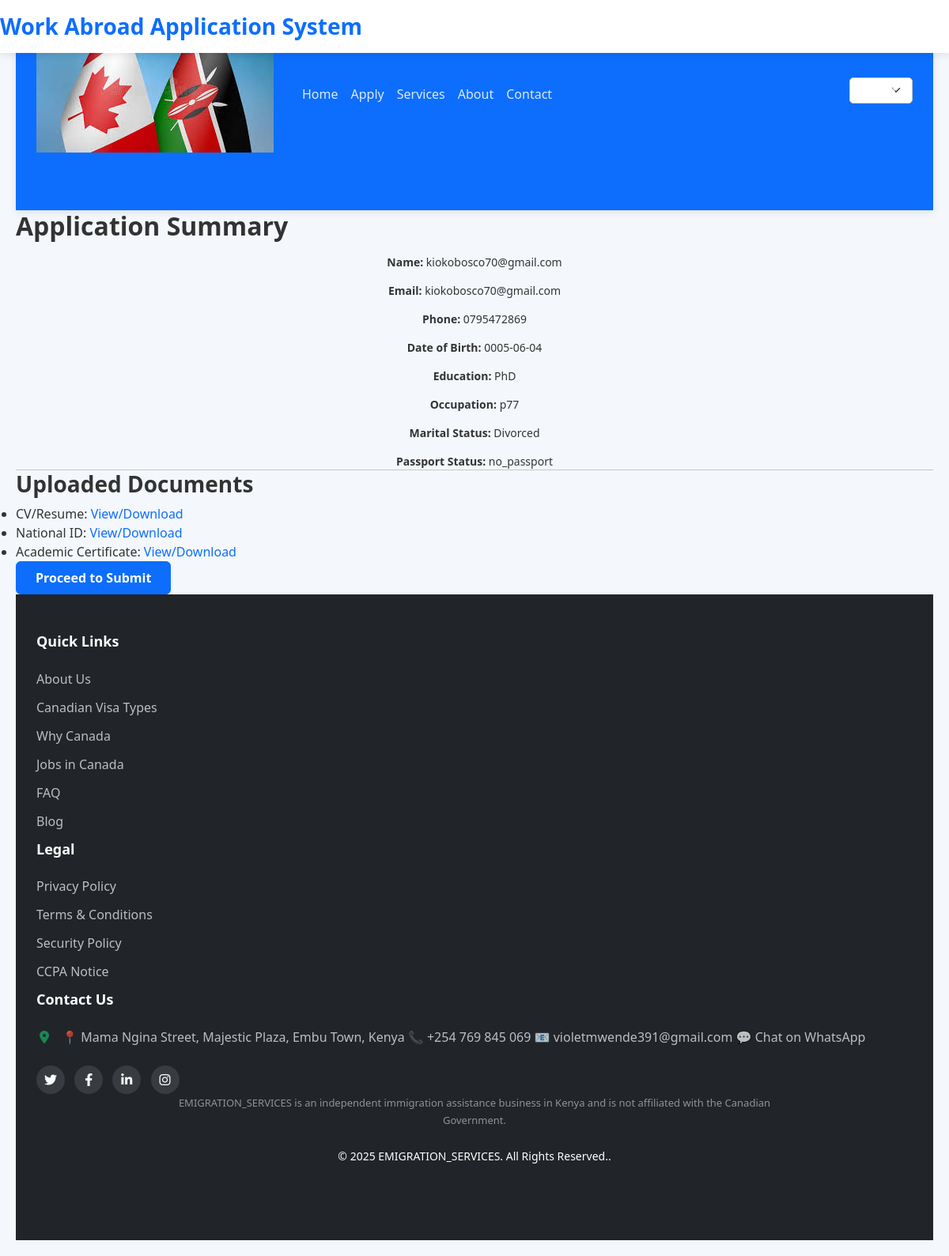
Page /application/summary (signed in) on the committed database.
### app/models/user.py (models this page shows, shortened)
class User(UserMixin, db.Model):  # ✅ Inherit UserMixin for Flask-Login support
    id = db.Column(db.Integer, primary_key=True)
    email = db.Column(db.String(120), unique=True, nullable=False)
    full_name = db.Column(db.String(120), nullable=False)
    password_hash = db.Column(db.String(128), nullable=False)
    is_admin = db.Column(db.Boolean, default=False)

### app/models/application.py (models this page shows, shortened)
class Application(db.Model):
    id = db.Column(db.Integer, primary_key=True)
    user_id = db.Column(db.Integer, db.ForeignKey('user.id'), nullable=False)
    user = db.relationship('User', backref='applications')
    passport_status = db.Column(
        db.String(20),
        nullable=False,
        comment="Passport status: 'has_passport', 'needs_passport', or 'applied_for_passport'"
    )
    phone_number = db.Column(
        db.String(20),
        nullable=True,
        comment="User's contact phone number"
    )
    date_of_birth = db.Column(
        db.Date,
        nullable=True,
        comment="User's date of birth in YYYY-MM-DD format"
    )
    education_level = db.Column(
        db.String(50),
        nullable=True,
        comment="Highest education level completed"
    )
    occupation = db.Column(
        db.String(100),
        nullable=True,
        comment="Current or most recent occupation"
    )
    marital_status = db.Column(
        db.String(20),
        nullable=True,
        comment="Marital status: single, married, divorced, etc."
    )
    cv_filename = db.Column(
        db.String(255),
        nullable=True,
        comment="Filename of uploaded CV/resume"
    )
    id_filename = db.Column(
        db.String(255),
        nullable=True,
        comment="Filename of uploaded ID document"
    )
    cert_filename = db.Column(
        db.String(255),
        nullable=True,
        comment="Filename of uploaded education certificate"
    )
    submitted = db.Column(
        db.Boolean,
        default=False,
        nullable=False,
        comment="Whether application has been submitted"
    )
    submitted_at = db.Column(
        db.DateTime,
        nullable=True,
        comment="Timestamp when application was submitted"
    )
    approved = db.Column(
        db.Boolean,
        default=False,
        nullable=False,
        comment="Whether application has been approved"
    )
    approved_at = db.Column(
        db.DateTime,
        nullable=True,
        comment="Timestamp when application was approved"
    )
    last_reminder_sent = db.Column(
        db.DateTime,
        nullable=True,
        comment="Timestamp when last reminder email was sent"
    )

### app/routes/app_routes.py (the view)
@app_bp.route('/application/summary')
def application_summary():
    user = get_current_user()
    if not user:
        flash('Please log in to continue.', 'warning')
        return redirect(url_for('auth.login'))
    application = Application.query.filter_by(user_id=user.id).first()
    if not application:
        flash('No application found.', 'danger')
        return redirect(url_for('app_bp.application_step1'))
    return render_template('application/summary.html', user=user, application=application)

### app/routes/app_routes.py (called while the page is built)
def get_current_user():
    user_id = session.get('user_id')
    if user_id:
        return User.query.get(user_id)
    return None

### app/scheduler/scheduler.py (called while the page is built)
def start_scheduler(app):
    with app.app_context():
        scheduler.add_job(
            func=lambda: auto_approve_submitted_applications(app),
            trigger='interval',
            hours=1,
            id='auto_approval_job',  # optional job id for reference
            replace_existing=True    # replace job if it already exists
        )
        if not scheduler.running:
            scheduler.start()
            current_app.logger.info("Scheduler started - auto-approval job scheduled every hour")
        @app.teardown_appcontext
        def shutdown_scheduler(exception=None):
            if scheduler.running:
                scheduler.shutdown(wait=False)
                current_app.logger.info("Scheduler shut down on app context teardown")

### app/templates/application/summary.html
{% extends 'layout.html' %}
{% block content %}
<h2>Application Summary</h2>
<p><strong>Name:</strong> {{ user.full_name }}</p>
<p><strong>Email:</strong> {{ user.email }}</p>
<p><strong>Phone:</strong> {{ application.phone_number }}</p>
<p><strong>Date of Birth:</strong> {{ application.date_of_birth }}</p>
<p><strong>Education:</strong> {{ application.education_level }}</p>
<p><strong>Occupation:</strong> {{ application.occupation }}</p>
<p><strong>Marital Status:</strong> {{ application.marital_status }}</p>
<p><strong>Passport Status:</strong> {{ application.passport_status }}</p>
<hr>
<h3>Uploaded Documents</h3>
<ul>
    {% if application.cv_filename %}
        <li>CV/Resume:
            <a href="{{ url_for('app_bp.uploaded_file', filename=application.cv_filename) }}" target="_blank">
                View/Download
            </a>
        </li>
    {% endif %}
    {% if application.id_filename %}
        <li>National ID:
            <a href="{{ url_for('app_bp.uploaded_file', filename=application.id_filename) }}" target="_blank">
                View/Download
            </a>
        </li>
    {% endif %}
    {% if application.cert_filename %}
        <li>Academic Certificate:
            <a href="{{ url_for('app_bp.uploaded_file', filename=application.cert_filename) }}" target="_blank">
                View/Download
            </a>
        </li>
        <a href="{{ url_for('app_bp.application_step4') }}" class="btn btn-primary">Proceed to Submit</a>
    {% endif %}
</ul>
{% endblock %}

### app/static/style.css (style rules this page uses)
:root { --primary-color: #0d6efd; --primary-dark: #0b5ed7; --primary-light: #3d8bfd; --secondary-color: #6c757d; --success-color: #198754; --danger-color: #dc3545; --warning-color: #ffc107; --info-color: #0dcaf0; --light-color: #f8f9fa; --dark-color: #212529; --white: #ffffff; --black: #000000; --gray-100: #f8f9fa; --gray-200: #e9ecef; --gray-300: #dee2e6; --gray-400: #ced4da; --gray-500: #adb5bd; --gray-600: #6c757d; --gray-700: #495057; --gray-800: #343a40; --gray-900: #212529; --font-family-sans: 'Segoe UI', system-ui, -apple-system, 'Roboto', sans-serif; --font-family-serif: Georgia, 'Times New Roman', serif; --font-family-mono: SFMono-Regular, Menlo, Monaco, Consolas, monospace; --font-size-base: 1rem; --font-size-lg: 1.25rem; --font-size-sm: 0.875rem; --font-weight-light: 300; --font-weight-normal: 400; --font-weight-bold: 700; --line-height-base: 1.6; --line-height-sm: 1.25; --line-height-lg: 1.8; --spacer: 1rem; --spacer-0: 0; --spacer-1: 0.25rem; --spacer-2: 0.5rem; --spacer-3: 1rem; --spacer-4: 1.5rem; --spacer-5: 3rem; --border-width: 1px; --border-color: var(--gray-300); --border-radius: 0.375rem; --border-radius-sm: 0.25rem; --border-radius-lg: 0.5rem; --border-radius-xl: 1rem; --border-radius-pill: 50rem; --box-shadow-sm: 0 0.125rem 0.25rem rgba(0, 0, 0, 0.075); --box-shadow: 0 0.5rem 1rem rgba(0, 0, 0, 0.15); --box-shadow-lg: 0 1rem 3rem rgba(0, 0, 0, 0.175); --box-shadow-inset: inset 0 1px 2px rgba(0, 0, 0, 0.075); --transition-base: all 0.3s ease-in-out; --transition-fade: opacity 0.15s linear; --transition-collapse: height 0.35s ease; --transition-transform: transform 0.3s ease; --zindex-dropdown: 1000; --zindex-sticky: 1020; --zindex-fixed: 1030; --zindex-modal-backdrop: 1040; --zindex-modal: 1050; --zindex-popover: 1060; --zindex-tooltip: 1070; --zindex-toast: 1080; --zindex-trust-badges: 1090; --container-max-width: 1320px; --container-padding-x: var(--spacer-3); --breakpoint-xs: 0; --breakpoint-sm: 576px; --breakpoint-md: 768px; --breakpoint-lg: 992px; --breakpoint-xl: 1200px; --breakpoint-xxl: 1400px; }
*, *::before, *::after { margin: 0; padding: 0; box-sizing: border-box; }
html { font-size: 16px; scroll-behavior: smooth; -webkit-text-size-adjust: 100%; -webkit-tap-highlight-color: rgba(0, 0, 0, 0); }
body { font-family: var(--font-family-sans); font-size: var(--font-size-base); font-weight: var(--font-weight-normal); line-height: var(--line-height-base); color: var(--gray-900); text-align: left; background-color: var(--white); -webkit-font-smoothing: antialiased; -moz-osx-font-smoothing: grayscale; overflow-x: hidden; position: relative; min-height: 100vh; display: flex; flex-direction: column; }
h1, h2, h3, h4, h5, h6, p, blockquote, pre, dl, dd, ol, ul, figure, hr, fieldset, legend { margin: 0; padding: 0; }
h1, h2, h3, h4, h5, h6 { font-weight: var(--font-weight-bold); line-height: var(--line-height-sm); margin-bottom: var(--spacer-2); }
h2 { font-size: 2rem; }
h3 { font-size: 1.75rem; }
a { color: var(--primary-color); text-decoration: none; background-color: transparent; cursor: pointer; transition: var(--transition-base); }
.btn { display: inline-flex; align-items: center; justify-content: center; font-weight: var(--font-weight-bold); text-align: center; white-space: nowrap; vertical-align: middle; user-select: none; border: 1px solid transparent; padding: 0.5rem 1.5rem; font-size: 1rem; line-height: 1.5; border-radius: var(--border-radius); transition: var(--transition-base); box-shadow: var(--box-shadow-sm); }
.btn-primary { color: var(--white); background-color: var(--primary-color); border-color: var(--primary-color); }
body { background: #f2f6fa; color: #333; font-size: 16px; line-height: 1.5; direction: ltr; }
body { background-color: #f4f8fc; color: #333; font-size: 16px; line-height: 1.5; direction: ltr; padding: 20px; }
p { text-align: center; margin-top: 15px; font-size: 14px; }

### rows in the picture
User: full_name "kiokobosco70@gmail.com", email "kiokobosco70@gmail.com"
Application: phone_number "0795472869", date_of_birth "0005-06-04", education_level "PhD", occupation "p77", marital_status "Divorced", passport_status "no_passport"
